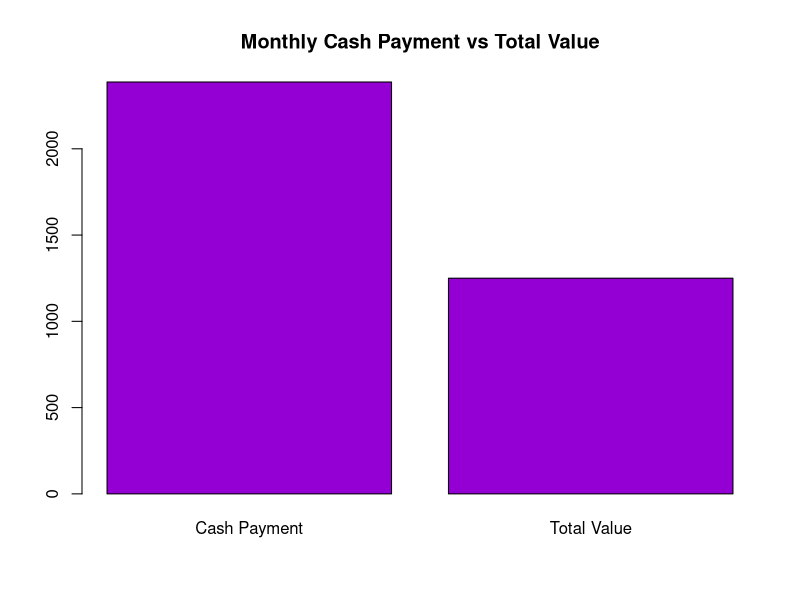

Reproduce this figure in R.
## ---- chunk 1
pmt <- 500000 * (.04/12) / (1 - (1 + (.04/12)) ^ (-360))
ipmt <- 500000 * (.04/12)
ppmt <- pmt - ipmt
deduct <- ipmt * 0.25
value <- pmt - ppmt - deduct
heights <- c(pmt, value)
names(heights) <- c("Cash Payment", "Total Value")
barplot(heights, col = "darkviolet", main = "Monthly Cash Payment vs Total Value")
